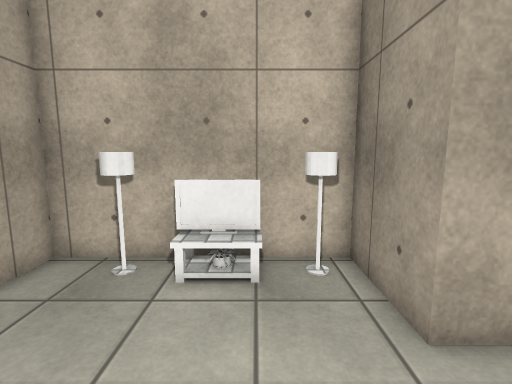
[1] (above)

12 first-person views from a walk through a Unity game level. The camera is 1.4 m above the floor, tilts 8° down and sees 85° across. The floor is counted in squares, 0.5 m on a side. Each view is taken from the middle of a square. On the plan, view 1 faces up. The plan holds only what a view shows up to about 19 squares ahead; the rest is blank. The place goes on beyond the plan. The player is left out. Some surface patterns are stand-ins.

[2]
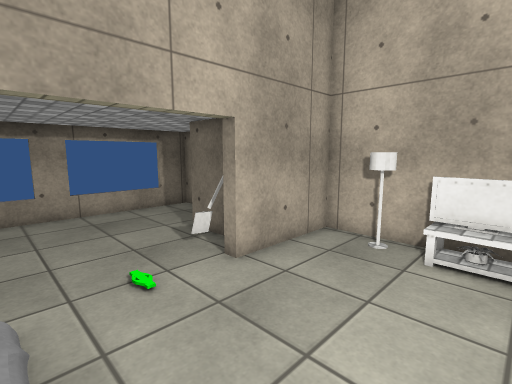

[3]
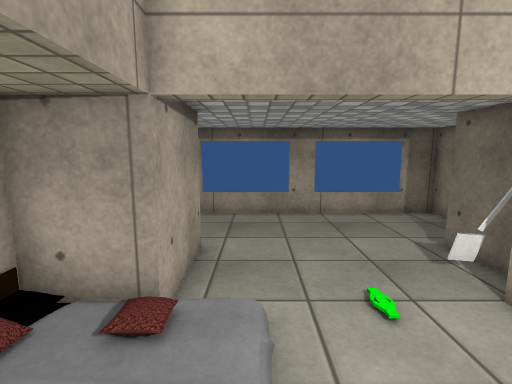

[4]
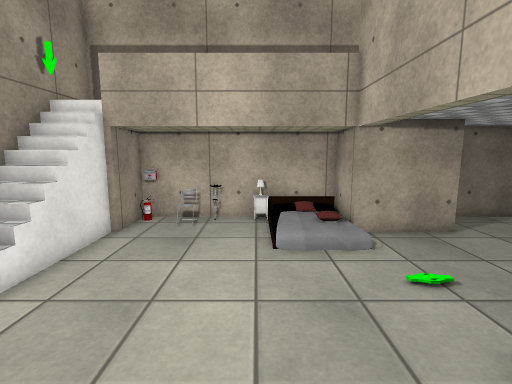

[5]
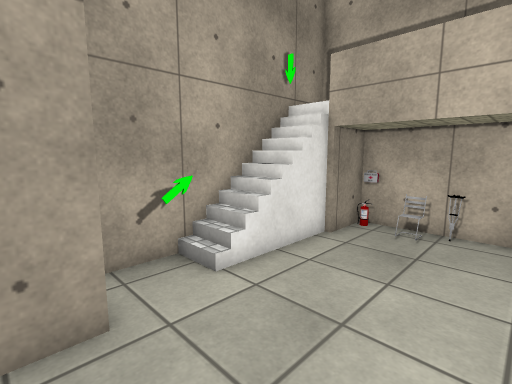

[6]
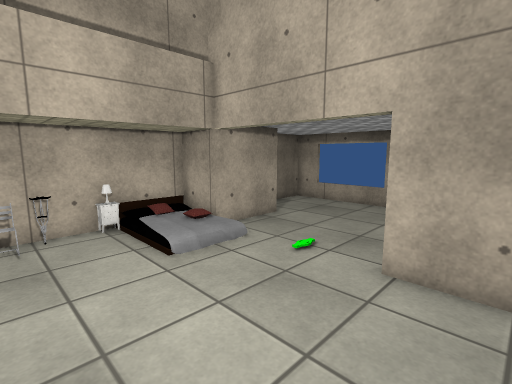

[7]
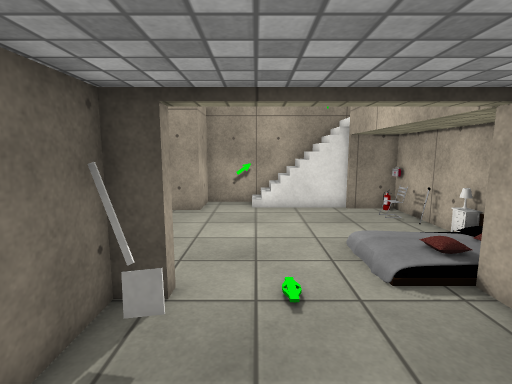

[8]
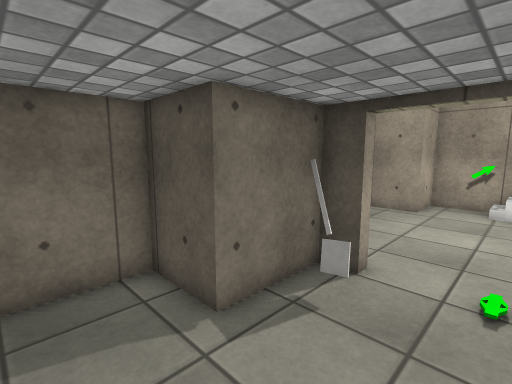

[9]
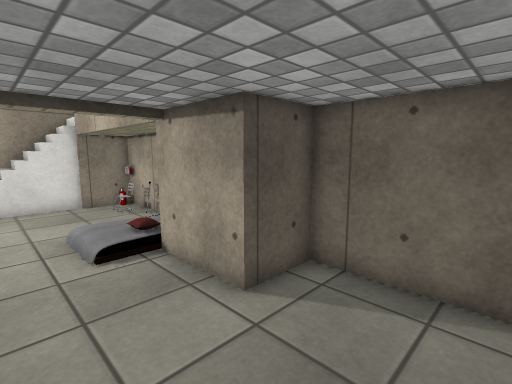

[10]
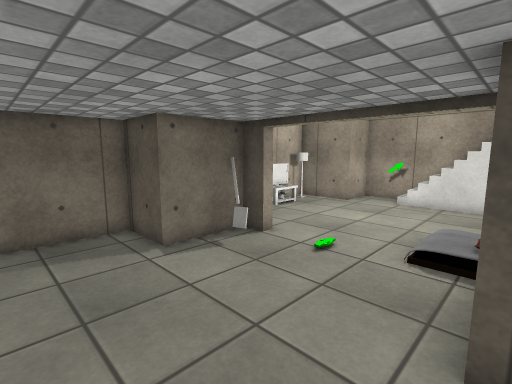

[11]
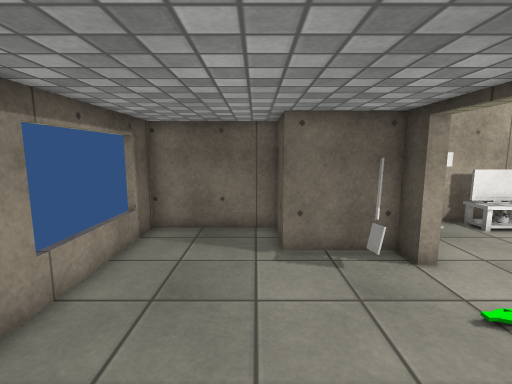

[12]
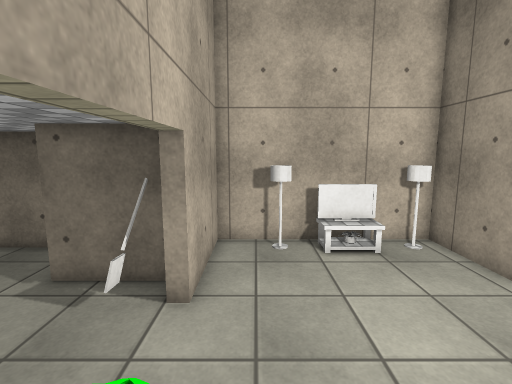

### Floor plan
Key: @ floor where view 1 was taken; # wall or solid block; x gap in a wall; . floor; / step, stairs or slope; P plant; T TV; E fire extinguisher; O other object.
Columns run from 14 left of view 1 to 5 right of it. Each row starts with its distance up from view 1.
  7          ########
  6 ######   #.O.PTO#
  5 x....#   #...... #
  4  ....#####.......###
  3  ......###.........#
  2  .................O#
  1  .................##
  0 #.............@...O#
 -1  .................O#
 -2  ........///......O#
 -3  ........// .....###
 -4  ....#######.....##
 -5 #....#  #### .##.E
 -6 ######  ##########

Where each view was taken, in squares from view 1:
view 1: 0 up, 0 right, facing up
view 2: 2 down, 0 right, facing up-left
view 3: 2 down, 1 left, facing left
view 4: 6 up, 2 left, facing down
view 5: 5 up, 2 left, facing down-right
view 6: 5 up, 1 right, facing down-left
view 7: 1 up, 11 left, facing right
view 8: 0 up, 12 left, facing up-right
view 9: 0 up, 13 left, facing down-right
view 10: 4 down, 13 left, facing up-right
view 11: 4 down, 10 left, facing up
view 12: 3 down, 4 left, facing up
